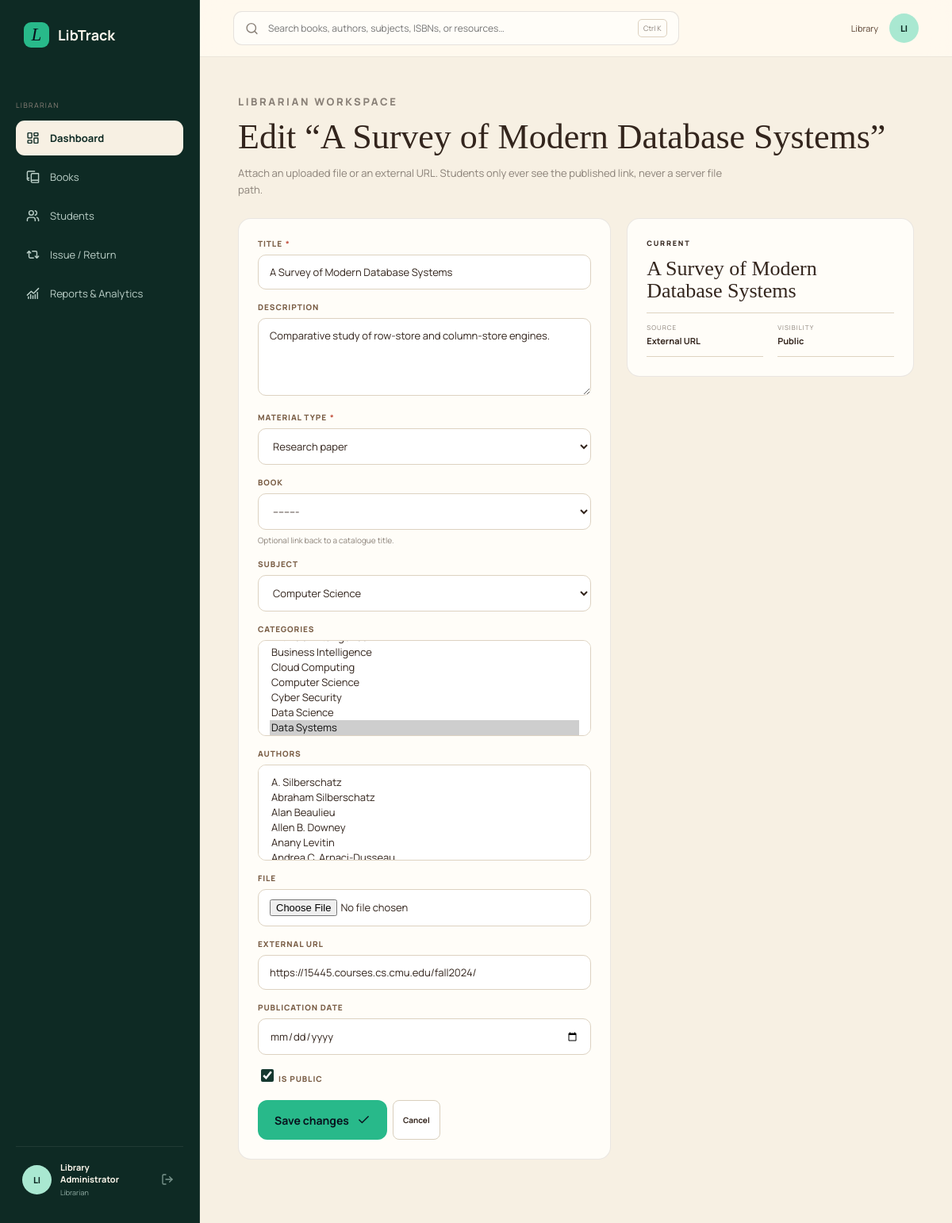
Screenshot of /librarian/materials/3/edit/ (signed in) with the database file from the repository.
### core/models.py (models this page shows, shortened)
class TimestampedModel(models.Model):
    created_at = models.DateTimeField(auto_now_add=True)
    updated_at = models.DateTimeField(auto_now=True)
    class Meta:
        abstract = True

class DigitalMaterial(TimestampedModel):
    class MaterialType(models.TextChoices):
        EBOOK = "ebook", "E-book"
        PAPER = "paper", "Research paper"
        NOTES = "notes", "Study notes"
        JOURNAL = "journal", "Journal"
        OTHER = "other", "Other"
    title = models.CharField(max_length=240, db_index=True)
    material_type = models.CharField(
        max_length=12, choices=MaterialType.choices, default=MaterialType.OTHER)
    book = models.ForeignKey(
        Book, null=True, blank=True, on_delete=models.SET_NULL,
        related_name="digital_materials", help_text="Optional link back to a catalogue title.")
    subject = models.ForeignKey(
        Subject, null=True, blank=True, on_delete=models.SET_NULL, related_name="materials")
    categories = models.ManyToManyField(Category, related_name="materials", blank=True)
    authors = models.ManyToManyField(Author, related_name="digital_materials", blank=True)
    description = models.TextField(blank=True)
    file = models.FileField(upload_to="materials/", blank=True)
    external_url = models.URLField(max_length=500, blank=True)
    publication_date = models.DateField(null=True, blank=True)
    is_public = models.BooleanField(default=True, db_index=True)
    class Meta:
        ordering = ["title"]
        indexes = [
            models.Index(fields=["material_type", "is_public"], name="material_type_public_idx"),
        ]
        constraints = [
            models.CheckConstraint(
                condition=~models.Q(file="") | ~models.Q(external_url=""),
                name="material_has_a_source"),
        ]

### core/views.py (the view)
# urls.py: path("librarian/materials/<int:pk>/edit/", views.librarian_material_edit, name="librarian_material_edit"),
@_librarian_required
def librarian_material_edit(request, pk):
    material = get_object_or_404(DigitalMaterial, pk=pk)
    if request.method == "POST":
        form = DigitalMaterialForm(request.POST, request.FILES, instance=material)
        if form.is_valid():
            form.save()
            messages.success(request, f"“{material.title}” was updated.")
            return redirect("core:librarian_materials")
        messages.error(request, "Please correct the highlighted fields.")
    else:
        form = DigitalMaterialForm(instance=material)
    return render(request, "librarian/material_form.html", {
        "form": form, "material": material, "is_edit": True, "section": "librarian"})

### core/context_processors.py (called while the page is built)
def library_rules(request):
    return {"LIBRARY_RULES": django_settings.LIBRARY_RULES}

### core/models.py (called while the page is built)
    def __str__(self):
        return self.name

    def __str__(self):
        return self.name

    def __str__(self):
        if self.semester_id and self.code:
            return f"{self.code} — {self.name}"
        return self.name

    def __str__(self):
        return self.title

### core/views.py (called while the page is built)
def _librarian_required(view):
    return user_passes_test(
        lambda u: u.is_authenticated and u.is_staff, login_url="core:portal_select")(view)

### templates/librarian/material_form.html (shortened to what this page needs)
{% extends "base.html" %}
{% block content %}
<div class="app-shell">
  {% include "partials/sidebar.html" %}
  <main class="app-main">
    {% include "partials/topbar.html" %}
    <section class="content-pad">
      <div class="page-intro">
        <p class="app-eyebrow">LIBRARIAN WORKSPACE</p>
        <h1>{% if is_edit %}Edit “{{ material.title }}”{% else %}Add a digital material{% endif %}</h1>
        <p>Attach an uploaded file or an external URL. Students only ever see the published link, never a server file path.</p>
      </div>
      <div class="panel-grid">
        <section class="panel">
          <form method="post" enctype="multipart/form-data" novalidate>{% csrf_token %}
            {% for field in form %}{% include "partials/form_field.html" %}{% endfor %}
            <div class="desk-actions" style="margin-top:20px">
              <button class="button button-primary" type="submit">{% if is_edit %}Save changes{% else %}Add material{% endif %} <i data-lucide="check"></i></button>
              <a class="btn-inline" href="{% url 'core:librarian_materials' %}">Cancel</a>
            </div>
          </form>
        </section>
        <aside class="stack">
          <section class="panel">
            <p class="app-eyebrow">CURRENT</p>
            <h2 style="font:26px/1.05 var(--serif);margin:6px 0 14px">{{ material.title|default:"New material" }}</h2>
            <dl class="detail-list">
              <div><dt>Source</dt><dd>{% if material.external_url %}External URL{% elif material.file %}Uploaded file{% else %}Not set{% endif %}</dd></div>
              <div><dt>Visibility</dt><dd>{% if material.is_public %}Public{% else %}Hidden{% endif %}</dd></div>
            </dl>
          </section>
        </aside>
      </div>
    </section>
  </main>
</div>
{% endblock %}

### templates/partials/sidebar.html (shortened to what this page needs)
<aside class="app-sidebar" id="app-sidebar">
  <a class="brand sidebar-brand" href="{% url 'core:home' %}"><span class="brand-mark">L</span><span>LibTrack</span></a>
  <nav class="side-nav" aria-label="Product navigation">
    {% if request.user.is_staff %}
      <p class="nav-label">Librarian</p>
      <a class="{% if section == 'librarian' %}active{% endif %}" href="{% url 'core:librarian' %}"><i data-lucide="layout-dashboard"></i>Dashboard</a>
      <a class="" href="{% url 'core:librarian_books' %}"><i data-lucide="book-copy"></i>Books</a>
      <a class="" href="{% url 'core:librarian_students' %}"><i data-lucide="users"></i>Students</a>
      <a class="{% if request.resolver_match.url_name == 'librarian_circulation' %}active{% endif %}" href="{% url 'core:librarian_circulation' %}"><i data-lucide="repeat-2"></i>Issue / Return</a>
      <a class="{% if request.resolver_match.url_name == 'librarian_reports' %}active{% endif %}" href="{% url 'core:librarian_reports' %}"><i data-lucide="chart-no-axes-combined"></i>Reports &amp; Analytics</a>
    {% endif %}
  </nav>
  <div class="sidebar-user">
    <span class="avatar">{% if request.user.is_authenticated %}{{ request.user.first_name|default:request.user.username|slice:":2"|upper }}{% else %}LT{% endif %}</span>
    <div>
      <strong>{% if request.user.is_authenticated %}{{ request.user.get_full_name|default:request.user.username }}{% else %}Guest reader{% endif %}</strong>
      <small>{% if request.user.is_staff %}Librarian{% elif request.user.student_profile %}{{ request.user.student_profile.department|default:"Student" }}{% else %}Browse the collection{% endif %}</small>
    </div>
    {% if request.user.is_authenticated %}
      <form method="post" action="{% url 'core:logout' %}">{% csrf_token %}<button type="submit" aria-label="Sign out" title="Sign out" class="sidebar-icon-button"><i data-lucide="log-out"></i></button></form>
    {% else %}
      <a href="{% url 'core:portal_select' %}" aria-label="Sign in"><i data-lucide="log-in"></i></a>
    {% endif %}
  </div>
</aside>

### templates/partials/topbar.html (shortened to what this page needs)
<header class="app-topbar">
  <form class="top-search" action="{% url 'core:discover' %}" method="get" role="search"><i data-lucide="search"></i><label class="visually-hidden" for="topbar-search">Search the catalogue</label><input id="topbar-search" name="q" value="{{ request.GET.q|default:'' }}" aria-label="Global search" placeholder="Search books, authors, subjects, ISBNs, or resources…"><kbd>Ctrl K</kbd></form>
  <div class="top-actions">
    {% if request.user.is_authenticated %}
      <span class="topbar-name">{{ request.user.first_name|default:request.user.username }}</span>
      <a class="mini-avatar" href="{% if request.user.is_staff %}{% url 'core:librarian' %}{% else %}{% url 'core:student' %}{% endif %}" aria-label="Go to my dashboard">{{ request.user.first_name|default:request.user.username|slice:":2"|upper }}</a>
    {% else %}
      <a href="{% url 'core:portal_select' %}">Sign in</a>
    {% endif %}
  </div>
</header>

### templates/partials/form_field.html (shortened to what this page needs)
<div class="form-field{% if field.errors %} has-error{% endif %}">
  {% if field.field.widget.input_type == "checkbox" %}
    <label class="checkbox-field" for="{{ field.id_for_label }}">{{ field }} <span>{{ field.label }}</span></label>
  {% else %}
    <label for="{{ field.id_for_label }}">{{ field.label }}{% if field.field.required %}<span class="req" aria-hidden="true">*</span>{% endif %}</label>
    {{ field }}
  {% endif %}
  {% if field.help_text %}<p class="help-text">{{ field.help_text }}</p>{% endif %}
</div>

### static/css/app.css (style rules this page uses)
:root { --ink:#08121d;--ink-2:#0b1622;--forest:#0e2a24;--forest-2:#15382f;--emerald:#28b98a;--emerald-soft:#a9e8d1;--cream:#fff9ee;--cream-2:#f7f0e3;--paper:#fffdf8;--brown:#33251d;--brown-2:#5b4332;--muted:#8a8178;--line:rgba(255,255,255,.09);--serif:"Instrument Serif",Georgia,serif;--sans:"Manrope",system-ui,sans-serif }
* { box-sizing:border-box }
html { scroll-behavior:smooth }
body { margin:0;background:var(--cream);color:var(--brown);font-family:var(--sans) }
button,input { font:inherit }
.brand { display:flex;align-items:center;gap:11px;color:var(--cream);font-size:18px;font-weight:700;text-decoration:none }
.brand-mark { display:grid;place-items:center;width:32px;height:32px;border-radius:9px;background:var(--emerald);color:var(--ink);font:italic 23px var(--serif) }
.button { height:50px;border:1px solid transparent;border-radius:12px;padding:0 20px;display:inline-flex;align-items:center;justify-content:center;gap:10px;font-size:14px;font-weight:650;text-decoration:none;cursor:pointer;transition:transform .2s,background .2s,border-color .2s }
.button svg { width:17px }
.button-primary { background:var(--emerald);color:var(--ink) }

### static/css/product.css (style rules this page uses)
.app-shell { min-height:100vh;background:var(--cream-2) }
.app-sidebar { position:fixed;inset:0 auto 0 0;width:252px;padding:28px 20px;background:var(--forest);color:var(--cream);z-index:30;display:flex;flex-direction:column;border-right:1px solid rgba(255,255,255,.08) }
.sidebar-brand { padding:0 10px;margin-bottom:44px }
.side-nav { display:flex;flex-direction:column;gap:5px }
.nav-label { font-size:9px;letter-spacing:.2em;color:#84a49a;text-transform:uppercase;margin:22px 12px 8px }
.side-nav a { height:44px;display:flex;align-items:center;gap:13px;padding:0 13px;border-radius:11px;color:#bcd0c9;text-decoration:none;font-size:13px;transition:.2s }
.side-nav a svg { width:17px }
.side-nav a.active { background:#f7f0e3;color:var(--forest);font-weight:700 }
.sidebar-user { margin-top:auto;padding:18px 8px 4px;border-top:1px solid rgba(255,255,255,.08);display:flex;gap:11px;align-items:center }
.avatar,.mini-avatar { display:grid;place-items:center;width:37px;height:37px;border-radius:50%;background:var(--emerald-soft);color:var(--forest);font-size:11px;font-weight:800 }
.sidebar-user div { display:flex;flex:1;flex-direction:column }
.sidebar-user strong { font-size:11px }
.sidebar-user small { color:#91ada4;font-size:9px;margin-top:3px }
.sidebar-user svg { width:16px;color:#7b978e }
.app-main { margin-left:252px;min-width:0 }
.app-topbar { height:72px;padding:0 42px;background:rgba(255,249,238,.94);backdrop-filter:blur(15px);border-bottom:1px solid rgba(51,37,29,.09);display:flex;align-items:center;gap:20px;position:sticky;top:0;z-index:20 }
.top-search { height:43px;width:min(620px,65%);display:flex;align-items:center;gap:10px;padding:0 14px;background:#fffdf8;border:1px solid rgba(51,37,29,.12);border-radius:11px }
.top-search svg { width:17px;color:#8a8178 }
.top-search input { border:0;background:transparent;outline:none;flex:1;font-size:12px }
.top-search kbd { font:9px var(--sans);border:1px solid #ddd1bf;padding:4px 6px;border-radius:5px;color:#8a8178 }
.top-actions { margin-left:auto;display:flex;align-items:center;gap:14px }
.mini-avatar { text-decoration:none }
.content-pad { padding:46px clamp(28px,4vw,62px) 80px;max-width:1500px;margin:auto }
.app-eyebrow { margin:0 0 12px;color:var(--success);font-size:9px;font-weight:800;letter-spacing:.2em;text-transform:uppercase }

### rows the page displays
DigitalMaterial: title "A Survey of Modern Database Systems", form "A Survey of Modern Database Systems" "Comparative study of row-store and column-store engines." "Research paper" "---------" "Computer Science" "https://15445.courses.cs.cmu.edu/fall2024/", form "☑"

### other values shown
{{ request.user.first_name|default:request.user.username|slice:":2"|upper }} "LI"
{{ request.user.get_full_name|default:request.user.username }} "Library Administrator"
{{ request.user.first_name|default:request.user.username }} "Library"
{{ field.label }} "TITLE" "DESCRIPTION" "MATERIAL TYPE" "BOOK" "SUBJECT" "CATEGORIES" "AUTHORS" "FILE" "EXTERNAL URL" "PUBLICATION DATE"
{{ field.help_text }} "Optional link back to a catalogue title."
{{ field.label }} "IS PUBLIC"
